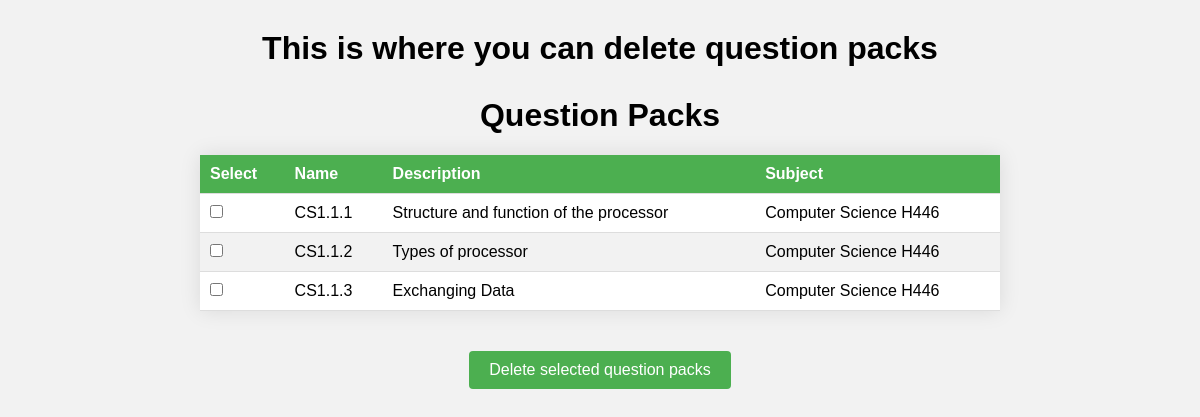
/teacher/questionPackList/, run on the app's committed database.
### quizzes/models.py (models this page shows, shortened)
class QuestionPack(models.Model):
    pack_name = models.CharField(max_length=100)
    pack_description = models.TextField()
    subject = models.ForeignKey(QuizSubject, on_delete=models.CASCADE)

class QuizSubject(models.Model):
    subject_name = models.CharField(max_length=100)
    subject_description = models.TextField()
    def __str__(self):
        return self.subject_name

### teacher/views.py (the view)
# urls.py: path('questionPackList/', views.questionPackList, name='questionPackList'),
def questionPackList(request):
    question_packs = QuestionPack.objects.all()
    context = {'question_packs': question_packs}
    return render(request, 'teacher/questionPackList.html', context)

### templates/teacher/questionPackList.html (shortened to what this page needs)
<!DOCTYPE html>
<html lang="en">
  <head>
  </head>
  <body>
    <h1>This is where you can delete question packs</h1>
    <h1>Question Packs</h1>
    <form method="post" action="{% url 'teacher:deleteQuestionPacks' %}">
      <table>
        <thead>
          <tr>
            <th>Select</th>
            <th>Name</th>
            <th>Description</th>
            <th>Subject</th>
          </tr>
        </thead>
        <tbody>
          {% for question_pack in question_packs %}
          <tr>
            <td>
              <input
                type="checkbox"
                name="question_packs"
                value="{{ question_pack.id }}"
              />
            </td>
            <td>{{ question_pack.pack_name }}</td>
            <td>{{ question_pack.pack_description }}</td>
            <td>{{ question_pack.subject }}</td>
          </tr>
          {% endfor %}
        </tbody>
      </table>
      <button type="submit">Delete selected question packs</button>
    </form>
  </body>
</html>

### templates/teacher/questionPackList.html (style rules this page uses)
body { background-color: #f2f2f2; font-family: Arial, Helvetica, sans-serif; font-size: 16px; }
h1 { text-align: center; margin-top: 30px; }
form { text-align: center; }
table { border-collapse: collapse; margin: 20px auto; width: 80%; max-width: 800px; background-color: #fff; box-shadow: 0 0 20px rgba(0, 0, 0, 0.1); }
th, td { padding: 10px; text-align: left; border-bottom: 1px solid #ddd; }
th { background-color: #4CAF50; color: white; font-weight: bold; }
tr:nth-child(even) { background-color: #f2f2f2; }
input[type="checkbox"] { margin: 0 10px 0 0; }
button[type="submit"] { margin-top: 20px; background-color: #4CAF50; color: white; padding: 10px 20px; border: none; border-radius: 4px; cursor: pointer; font-size: 16px; }

### data on the page
QuestionPack: pack_name "CS1.1.1", pack_description "Structure and function of the processor", subject "Computer Science H446"
QuestionPack: pack_name "CS1.1.2", pack_description "Types of processor", subject "Computer Science H446"
QuestionPack: pack_name "CS1.1.3", pack_description "Exchanging Data", subject "Computer Science H446"
